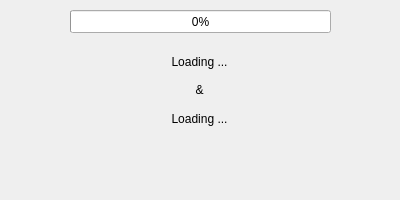
<?xml version="1.0" encoding="UTF-8"?>
<ui version="4.0">
 <class>Dialog</class>
 <widget class="QDialog" name="Dialog">
  <property name="geometry">
   <rect>
    <x>0</x>
    <y>0</y>
    <width>400</width>
    <height>200</height>
   </rect>
  </property>
  <property name="windowTitle">
   <string>Correlating ICs &amp; ICNs</string>
  </property>
  <widget class="QProgressBar" name="progressWait">
   <property name="geometry">
    <rect>
     <x>70</x>
     <y>10</y>
     <width>261</width>
     <height>23</height>
    </rect>
   </property>
   <property name="value">
    <number>0</number>
   </property>
  </widget>
  <widget class="QWidget" name="verticalLayoutWidget">
   <property name="geometry">
    <rect>
     <x>9</x>
     <y>50</y>
     <width>381</width>
     <height>80</height>
    </rect>
   </property>
   <layout class="QVBoxLayout" name="verticalLayout">
    <item>
     <widget class="QLabel" name="ic_fileName">
      <property name="text">
       <string>Loading ...</string>
      </property>
      <property name="alignment">
       <set>Qt::AlignCenter</set>
      </property>
     </widget>
    </item>
    <item>
     <widget class="QLabel" name="CorrAmpersand">
      <property name="text">
       <string>&amp;</string>
      </property>
      <property name="alignment">
       <set>Qt::AlignCenter</set>
      </property>
     </widget>
    </item>
    <item>
     <widget class="QLabel" name="ICN_templateName">
      <property name="text">
       <string>Loading ...</string>
      </property>
      <property name="alignment">
       <set>Qt::AlignCenter</set>
      </property>
     </widget>
    </item>
   </layout>
  </widget>
 </widget>
 <resources/>
 <connections/>
</ui>
